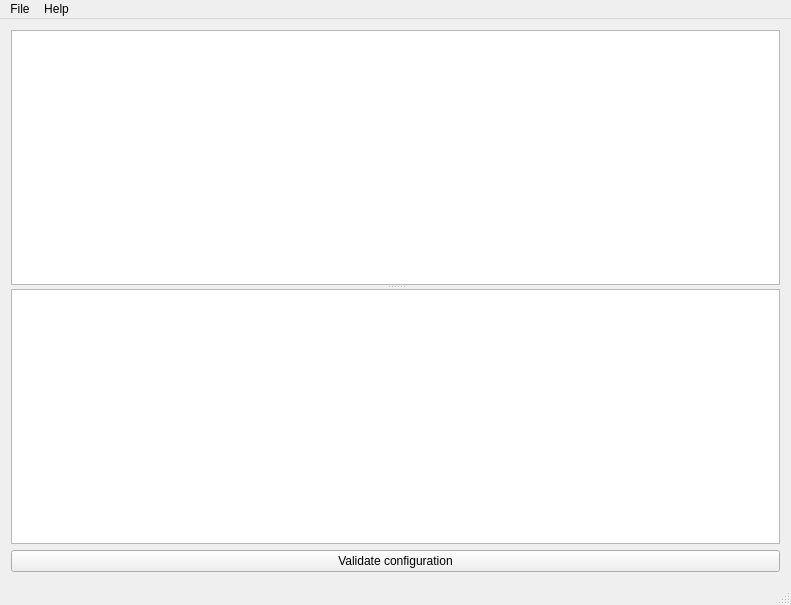
<?xml version="1.0" encoding="UTF-8"?>
<ui version="4.0">
 <class>MainWindow</class>
 <widget class="QMainWindow" name="MainWindow">
  <property name="geometry">
   <rect>
    <x>0</x>
    <y>0</y>
    <width>791</width>
    <height>605</height>
   </rect>
  </property>
  <property name="windowTitle">
   <string>Empty file</string>
  </property>
  <widget class="QWidget" name="centralWidget">
   <layout class="QVBoxLayout" name="verticalLayout_2">
    <item>
     <widget class="QSplitter" name="splitter">
      <property name="orientation">
       <enum>Qt::Vertical</enum>
      </property>
      <widget class="QTextEdit" name="textEdit">
       <property name="acceptRichText">
        <bool>false</bool>
       </property>
      </widget>
      <widget class="ValidationWidget" name="validationWidget">
       <attribute name="headerVisible">
        <bool>false</bool>
       </attribute>
       <column>
        <property name="text">
         <string notr="true">1</string>
        </property>
       </column>
      </widget>
     </widget>
    </item>
    <item>
     <layout class="QVBoxLayout" name="verticalLayout">
      <item>
       <widget class="QPushButton" name="buttonValidateConfig">
        <property name="text">
         <string>Validate configuration</string>
        </property>
       </widget>
      </item>
     </layout>
    </item>
   </layout>
  </widget>
  <widget class="QMenuBar" name="menuBar">
   <property name="geometry">
    <rect>
     <x>0</x>
     <y>0</y>
     <width>791</width>
     <height>25</height>
    </rect>
   </property>
   <widget class="QMenu" name="menuFile">
    <property name="title">
     <string>File</string>
    </property>
    <addaction name="actionNew"/>
    <addaction name="actionOpen"/>
    <addaction name="actionSave"/>
    <addaction name="actionSaveAs"/>
   </widget>
   <widget class="QMenu" name="menuHelp">
    <property name="title">
     <string>Help</string>
    </property>
    <addaction name="actionAbout"/>
   </widget>
   <addaction name="menuFile"/>
   <addaction name="menuHelp"/>
  </widget>
  <widget class="QStatusBar" name="statusBar"/>
  <action name="actionOpen">
   <property name="text">
    <string>Open</string>
   </property>
   <property name="shortcut">
    <string>Ctrl+O</string>
   </property>
  </action>
  <action name="actionSave">
   <property name="text">
    <string>Save</string>
   </property>
   <property name="shortcut">
    <string>Ctrl+S</string>
   </property>
  </action>
  <action name="actionSaveAs">
   <property name="text">
    <string>Save as...</string>
   </property>
  </action>
  <action name="actionAbout">
   <property name="text">
    <string>About</string>
   </property>
  </action>
  <action name="actionNew">
   <property name="text">
    <string>New</string>
   </property>
   <property name="shortcut">
    <string>Ctrl+N</string>
   </property>
  </action>
 </widget>
 <layoutdefault spacing="6" margin="11"/>
 <customwidgets>
  <customwidget>
   <class>ValidationWidget</class>
   <extends>QTreeWidget</extends>
   <header>validationwidget.h</header>
  </customwidget>
 </customwidgets>
 <resources/>
 <connections/>
</ui>
